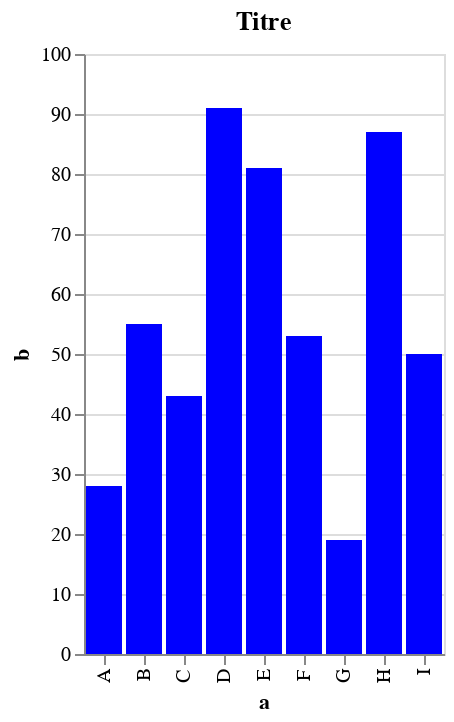

Notebook code for this chart:
### Code cell
test()

### Figure 1 — Vega-Lite specification as saved in the notebook (floating-point values rounded to 4 significant figures)
{"config": {"view": {"continuousWidth": 400, "continuousHeight": 300}, "mark": {"color": "blue"}}, "data": {"name": "data-7478dd2a661d644451ed0b99609dc8ef"}, "mark": "bar", "encoding": {"x": {"field": "a", "type": "nominal"}, "y": {"field": "b", "type": "quantitative"}}, "selection": {"selector002": {"type": "interval", "bind": "scales", "encodings": ["x", "y"]}}, "title": "Titre", "$schema": "https://vega.github.io/schema/vega-lite/v4.17.0.json", "datasets": {"data-7478dd2a661d644451ed0b99609dc8ef": [{"a": "A", "b": 28}, {"a": "B", "b": 55}, {"a": "C", "b": 43}, {"a": "D", "b": 91}, {"a": "E", "b": 81}, {"a": "F", "b": 53}, {"a": "G", "b": 19}, {"a": "H", "b": 87}, {"a": "I", "b": 50}]}}
